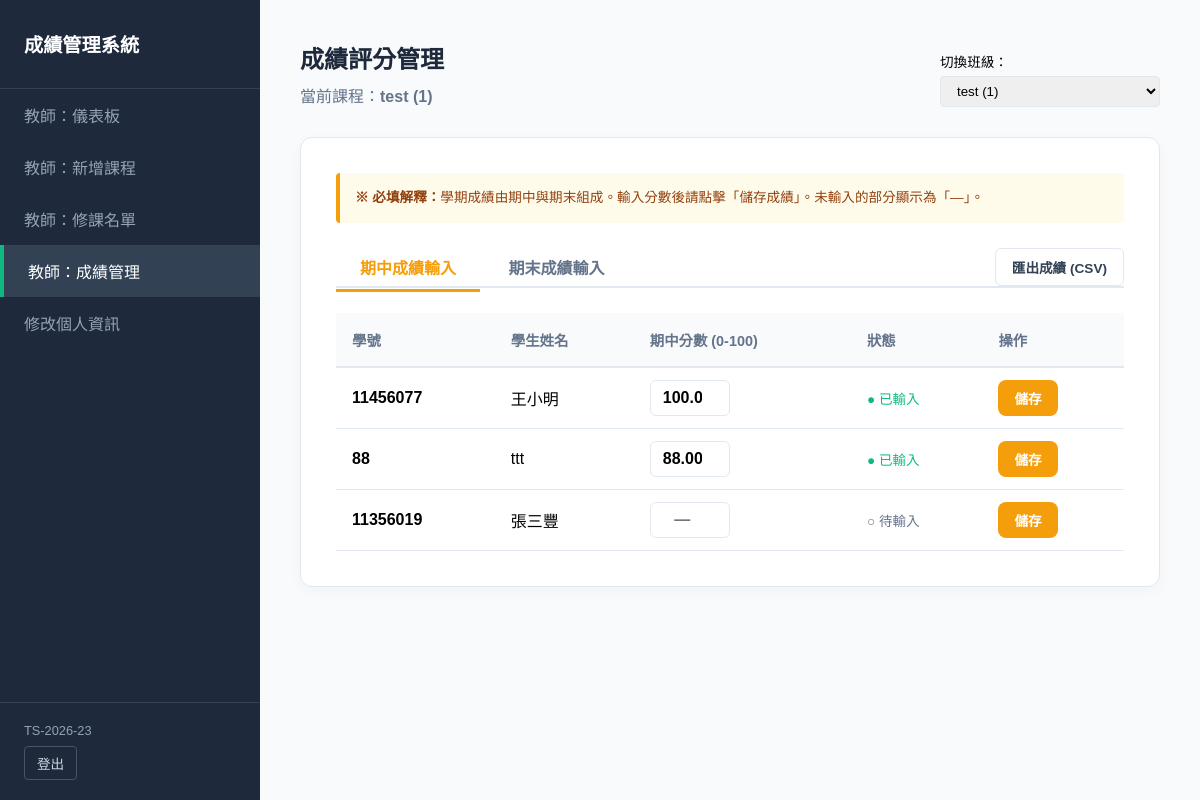
/accounts/teacher/course/9/grades/ (signed in), run on an earlier commit of the app's database.
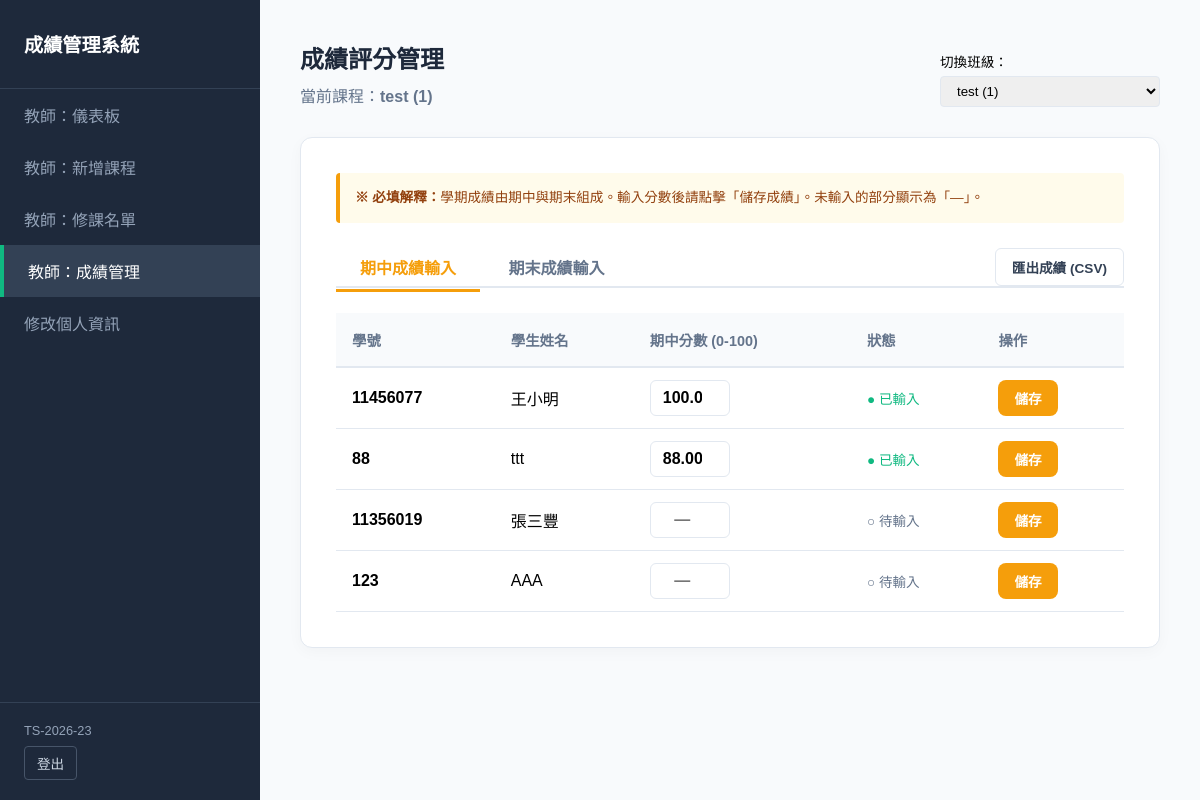
And on a later commit of the database.
### grades/models.py (models this page shows, shortened)
class Enrollment(models.Model):
    student = models.ForeignKey(User, on_delete=models.CASCADE, verbose_name="學生", related_name='enrollments')
    course = models.ForeignKey(Course, on_delete=models.CASCADE, verbose_name="課程", related_name='enrollments')
    semester = models.CharField(max_length=20, blank=True, default='', verbose_name="學期")
    approved = models.BooleanField(default=False, verbose_name="審核通過")
    requested_at = models.DateTimeField(default=timezone.now, verbose_name="申請時間")
    midterm_grade = models.DecimalField(
        max_digits=7,
        decimal_places=2,
        null=True,
        blank=True,
        verbose_name="期中成績",
        validators=[MinValueValidator(0)],
    )
    final_grade = models.DecimalField(
        max_digits=7,
        decimal_places=2,
        null=True,
        blank=True,
        verbose_name="期末成績",
        validators=[MinValueValidator(0)],
    )
    class Meta:
        verbose_name = "選課紀錄"
        verbose_name_plural = "選課紀錄管理"

class Profile(models.Model):
    user = models.OneToOneField(User, on_delete=models.CASCADE, related_name='profile')
    full_name = models.CharField(max_length=150, blank=True, verbose_name="姓名")
    avatar = models.ImageField(upload_to='avatars/', null=True, blank=True, verbose_name="個人頭像")
    is_teacher = models.BooleanField(default=False, verbose_name="是否為教師")

### grades/views.py (the view)
# urls.py: path('teacher/course/<int:course_id>/grades/', views.teacher_grade_manage, name='teacher_grade_manage'),
@user_passes_test(_is_teacher)
def teacher_grade_manage(request, course_id):
    course = get_object_or_404(Course, id=course_id, teacher=request.user)
    courses = Course.objects.filter(teacher=request.user).order_by('code')
    enrollments = Enrollment.objects.filter(course=course).select_related('student', 'student__profile')
    grade_tab = request.GET.get('tab', 'midterm')
    if grade_tab not in ('midterm', 'final'):
        grade_tab = 'midterm'
    return render(request, 'uiux/teacher_grade_manage.html', {
        'course': course,
        'courses': courses,
        'enrollments': enrollments,
        'grade_tab': grade_tab,
        'active_nav': 'grades',
    })

### grades/views.py (called while the page is built)
def _is_teacher(user):
    if not user.is_authenticated:
        return False
    try:
        if user.groups.filter(name='Teacher').exists():
            return True
    except Exception:
        pass
    profile = getattr(user, 'profile', None)
    return bool(profile and profile.is_teacher)

### templates/uiux/teacher_grade_manage.html (shortened to what this page needs)
{% extends 'uiux/base_teacher.html' %}
{% block content %}
{% if not courses %}
<div class="card"><p style="text-align:center;color:var(--text-muted);padding:24px;">尚無課程。<a href="{% url 'create_course' %}">建立課程</a></p></div>
{% else %}
<div class="page-header">
    <div>
        <h1 style="font-size: 1.5rem; color: var(--brand-dark); margin-bottom: 8px;">成績評分管理</h1>
        <p style="color: var(--text-muted);">當前課程：<strong>{{ course.name }} ({{ course.code }})</strong></p>
    </div>
    <div>
        <label style="font-size: 0.85rem; display: block; margin-bottom: 5px;">切換班級：</label>
        <select class="course-select" onchange="if(this.value) window.location.href=this.value;">
            {% for c in courses %}
            <option value="{% url 'teacher_grade_manage' c.id %}?tab={{ grade_tab }}" {% if course.id == c.id %}selected{% endif %}>
                {{ c.name }} ({{ c.code }})
            </option>
            {% endfor %}
        </select>
    </div>
</div>
<div class="card">
    <div class="explanation-box">
        <p><strong>※ 必填解釋：</strong>學期成績由期中與期末組成。輸入分數後請點擊「儲存成績」。未輸入的部分顯示為「—」。</p>
    </div>
    <div class="tab-container" style="display: flex; justify-content: space-between; align-items: center;">
        <div>
            <a class="tab {% if grade_tab == 'midterm' %}active{% endif %}" href="{% url 'teacher_grade_manage' course.id %}?tab=midterm">期中成績輸入</a>
            <a class="tab {% if grade_tab == 'final' %}active{% endif %}" href="{% url 'teacher_grade_manage' course.id %}?tab=final">期末成績輸入</a>
        </div>
        <a href="{% url 'export_course_grades' course.id %}" class="btn-outline">匯出成績 (CSV)</a>
    </div>
    {% if enrollments %}
    <table>
        <thead>
            <tr>
                <th>學號</th>
                <th>學生姓名</th>
                <th>{% if grade_tab == 'midterm' %}期中分數 (0-100){% else %}期末分數 (0-100){% endif %}</th>
                <th>狀態</th>
                <th>操作</th>
            </tr>
        </thead>
        <tbody>
            {% for e in enrollments %}
            <tr>
                <td><strong>{{ e.student.username }}</strong></td>
                <td>{{ e.student.profile.full_name|default:e.student.username }}</td>
                <td>
                    <form method="post" action="{% url 'update_enrollment_grade' e.id %}" style="display:flex;gap:8px;align-items:center;">
                        {% if grade_tab == 'midterm' %}
                        <input type="number" class="score-input" name="midterm_grade" min="0" max="100" step="0.01"
                               value="{{ e.midterm_grade|default_if_none:'' }}" placeholder="—">
                        {% else %}
                        <input type="hidden" name="midterm_grade" value="{{ e.midterm_grade|default_if_none:'' }}">
                        <input type="number" class="score-input" name="final_grade" min="0" max="100" step="0.01"
                               value="{{ e.final_grade|default_if_none:'' }}" placeholder="—">
                        {% endif %}
                </td>
                <td>
                    {% if grade_tab == 'midterm' and e.midterm_grade is not None %}
                    <span class="status-done">● 已輸入</span>
                    {% elif grade_tab == 'final' and e.final_grade is not None %}
                    <span class="status-done">● 已輸入</span>
                    {% else %}
                    <span class="status-pending">○ 待輸入</span>
                    {% endif %}
                </td>
                <td>
                        <button type="submit" class="btn-save" style="padding:8px 16px;font-size:0.85rem;">儲存</button>
                </td>
            </tr>
            {% endfor %}
        </tbody>
    </table>
    {% else %}
    <p style="text-align:center;color:var(--text-muted);padding:24px;">此課程尚無學生選修。</p>
    {% endif %}
</div>
{% endif %}
{% endblock %}

What changed in the data, as far as the page shows it:
added Enrollment: student.username "123", student.profile.full_name "AAA", shows "○ 待輸入"
